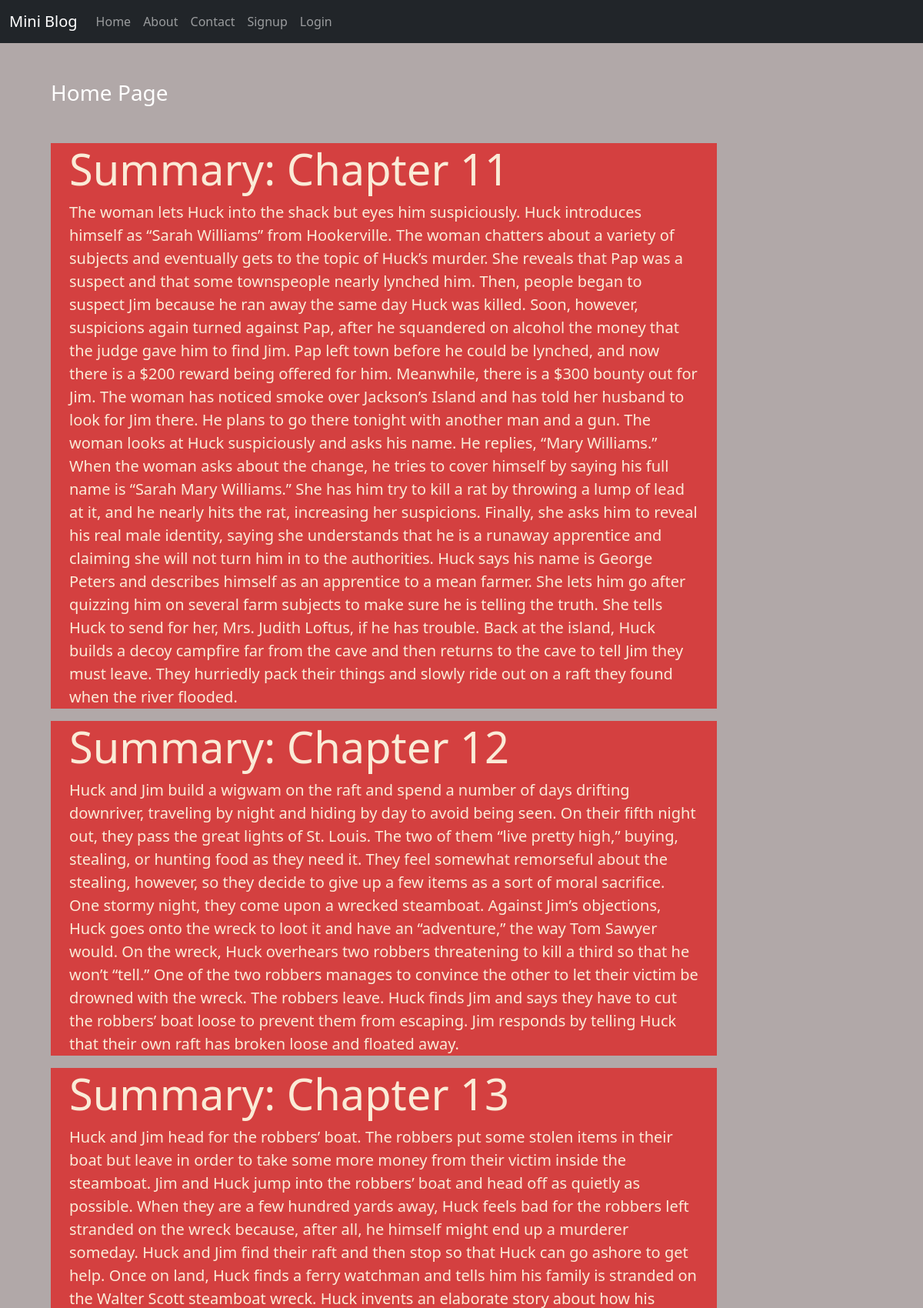
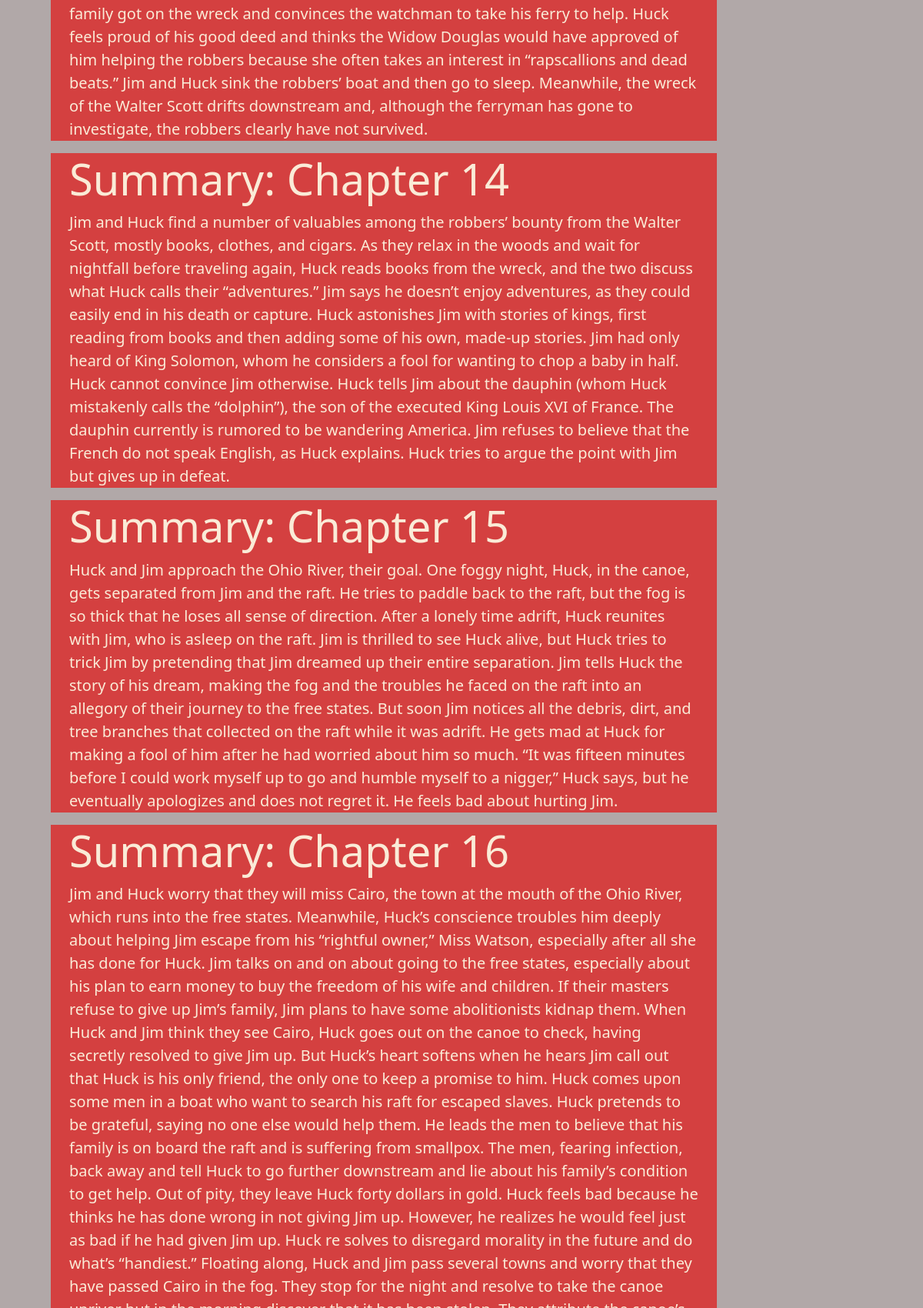
The page / (upper part) on the database its author committed (2 pictures, top to bottom).
### blog/models.py (models this page shows)
class post(models.Model):
    title = models.CharField(max_length=150)
    desc = models.TextField()

### blog/views.py (the view)
# urls.py: 2. Add a URL to urlpatterns:  path('', views.home, name='home')
def home(request):
    posts =post.objects.all()
    return render(request, 'blog/home.html',{'posts':posts})

### blog/templates/blog/home.html
{% extends 'blog/base.html' %}
 {% load static %}
 {% block content %}
<div class="col-sm-10">
  <h3 class="text-white my-5">Home Page</h3>
  {% for post in posts %}
  <div class="jumbotron jumbotron-fluid jumbo-color">
    <div class="container">
      <h1 class="display-4 font-weight-bold">{{post.title}}</h1>
      <p class="lead">
        {{post.desc}}
      </p>
    </div>
  </div>
  {% endfor %}
</div>
{% endblock content %}

### blog/static/blog/css/style.css (style rules this page uses)
body { background-color: rgb(177,168,168); color: antiquewhite; }
.jumbo-color { background-color: rgb(212, 64, 64); }

### rows shown on the page
post: title "Summary: Chapter 11", desc "The woman lets Huck into the shack but eyes him suspiciously. Huck introduces himself as “Sarah Williams” from Hookerville. The woman chatters about a variety of subjects and eventually gets to the topic of Huck’s murder. She reveals that Pap was a suspect and that some townspeople nearly lynched him. Then, people began to suspect Jim because he ran away the same day Huck was killed. Soon, however, suspicions again turned against Pap, after he squandered on alcohol the money that the judge gave him to find Jim. Pap left town before he could be lynched, and now there is a $200 reward being offered for him. Meanwhile, there is a $300 bounty out for Jim. The woman has noticed smoke over…"
post: title "Summary: Chapter 12", desc "Huck and Jim build a wigwam on the raft and spend a number of days drifting downriver, traveling by night and hiding by day to avoid being seen. On their fifth night out, they pass the great lights of St. Louis. The two of them “live pretty high,” buying, stealing, or hunting food as they need it. They feel somewhat remorseful about the stealing, however, so they decide to give up a few items as a sort of moral sacrifice. One stormy night, they come upon a wrecked steamboat. Against Jim’s objections, Huck goes onto the wreck to loot it and have an “adventure,” the way Tom Sawyer would. On the wreck, Huck overhears two robbers threatening to kill a third so that he won’t “tell.” One of the…"
post: title "Summary: Chapter 13", desc "Huck and Jim head for the robbers’ boat. The robbers put some stolen items in their boat but leave in order to take some more money from their victim inside the steamboat. Jim and Huck jump into the robbers’ boat and head off as quietly as possible. When they are a few hundred yards away, Huck feels bad for the robbers left stranded on the wreck because, after all, he himself might end up a murderer someday. Huck and Jim find their raft and then stop so that Huck can go ashore to get help. Once on land, Huck finds a ferry watchman and tells him his family is stranded on the Walter Scott steamboat wreck. Huck invents an elaborate story about how his family got on the wreck and convinces the…"
post: title "Summary: Chapter 14", desc "Jim and Huck find a number of valuables among the robbers’ bounty from the Walter Scott, mostly books, clothes, and cigars. As they relax in the woods and wait for nightfall before traveling again, Huck reads books from the wreck, and the two discuss what Huck calls their “adventures.” Jim says he doesn’t enjoy adventures, as they could easily end in his death or capture. Huck astonishes Jim with stories of kings, first reading from books and then adding some of his own, made-up stories. Jim had only heard of King Solomon, whom he considers a fool for wanting to chop a baby in half. Huck cannot convince Jim otherwise. Huck tells Jim about the dauphin (whom Huck mistakenly calls the…"
post: title "Summary: Chapter 15", desc "Huck and Jim approach the Ohio River, their goal. One foggy night, Huck, in the canoe, gets separated from Jim and the raft. He tries to paddle back to the raft, but the fog is so thick that he loses all sense of direction. After a lonely time adrift, Huck reunites with Jim, who is asleep on the raft. Jim is thrilled to see Huck alive, but Huck tries to trick Jim by pretending that Jim dreamed up their entire separation. Jim tells Huck the story of his dream, making the fog and the troubles he faced on the raft into an allegory of their journey to the free states. But soon Jim notices all the debris, dirt, and tree branches that collected on the raft while it was adrift. He gets mad at Huck…"
post: title "Summary: Chapter 16"
